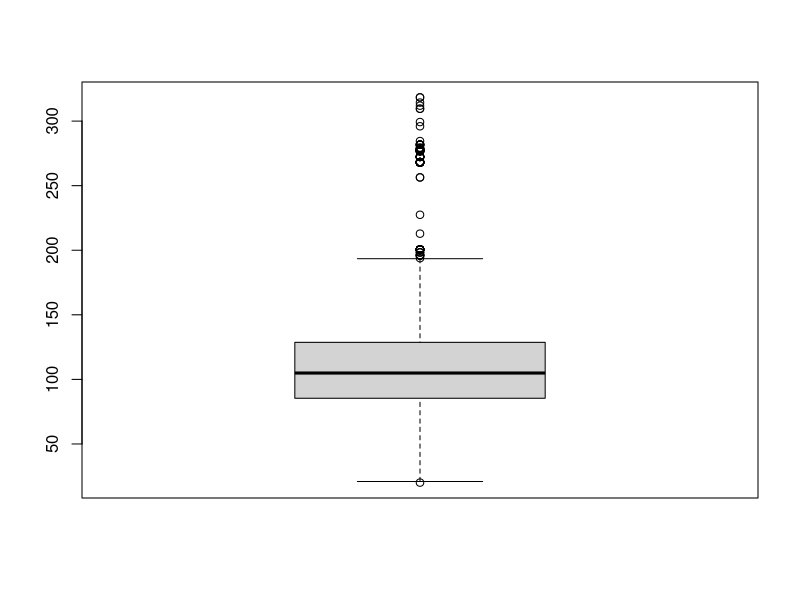
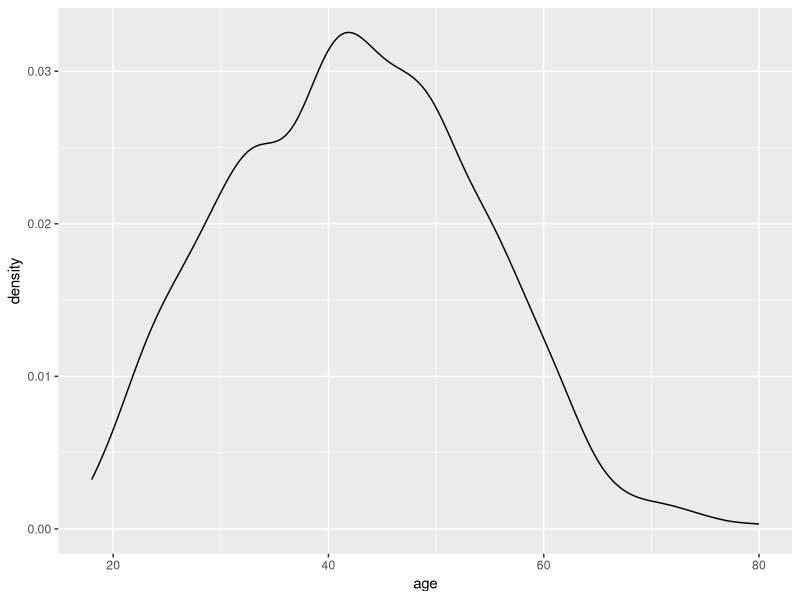
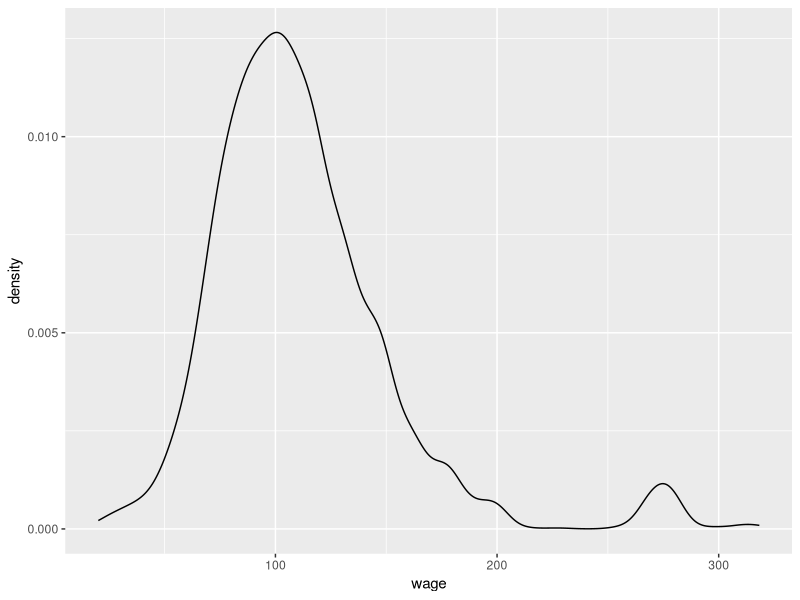
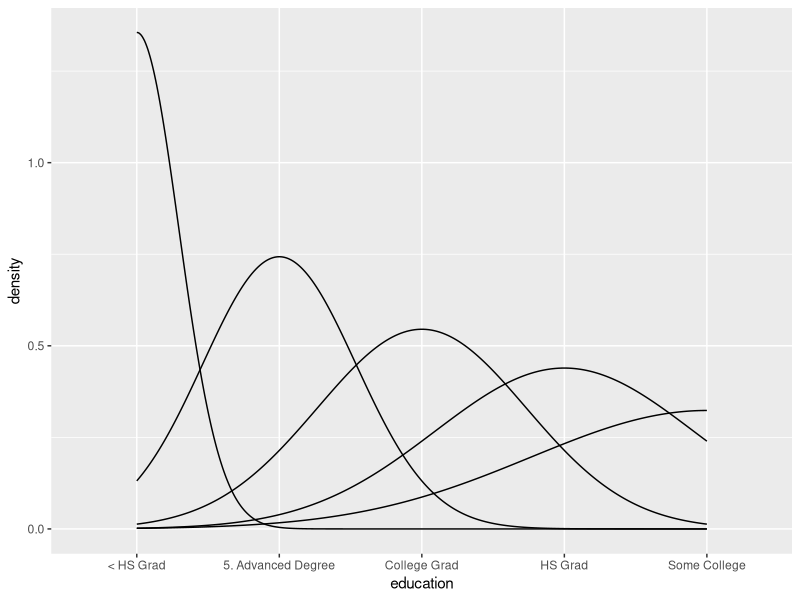
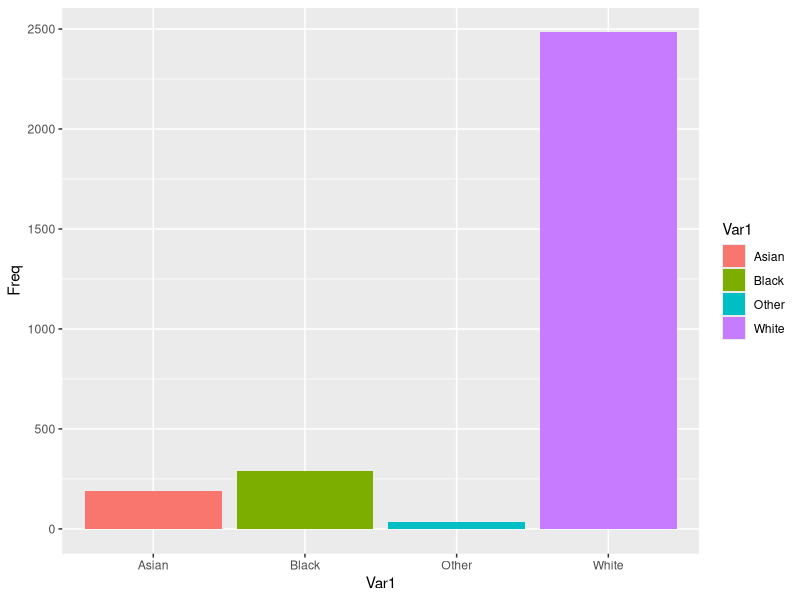
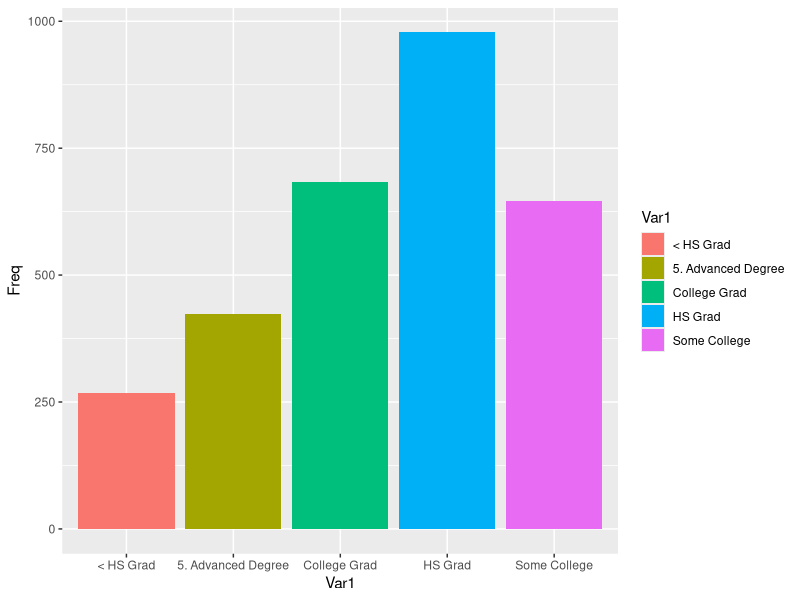
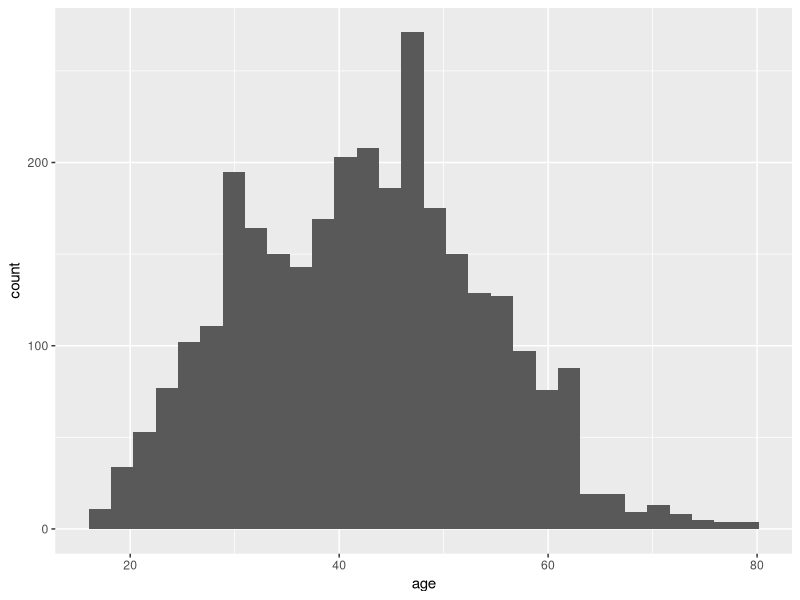

The R script that drew these images, in order:
## ---- chunk 1
knitr::opts_chunk$set(echo = TRUE)
## ---- chunk 2
#Loading libraries
library(dplyr) ##Data manipulation
library(ggplot2) ##Data manipulation
## ---- chunk 3
##Loading data
wage <- read.csv("Wage.csv",stringsAsFactors = FALSE)
## ---- chunk 4
##Removing index column
wage<- select(wage, -X)
wage
## ---- chunk 5
## Dimension of data
dim(wage)
## ---- chunk 6
print("No. of rows: ")
nrow(wage)
## ---- chunk 7
cat("No. of rows: ", nrow(wage))
cat("\nNo. of columns: ", ncol(wage))
## ---- chunk 8
##Name of heading or name of columns
colnames(wage)
## ---- chunk 9
row.names(wage)
## ---- chunk 10
head(wage)
## ---- chunk 11
heat.colors(11, alpha = 1)
wage
## ---- chunk 12
table(wage$education)

table(wage$race)

table(wage$jobclass)


table(wage$health)


table(wage$health_ins)
## ---- chunk 13
colSums(is.na(wage))
## ---- chunk 14
##education and health_ins is qualitative values so we use mode for the missing value
wage$education[is.na(wage$education)]<- names(table(wage$education)) [table(wage$education)== max(table(wage$education))]
wage$health_ins[is.na(wage$health_ins)]<- names(table(wage$health_ins)) [table(wage$health_ins)== max(table(wage$health_ins))]
## ---- chunk 15
## wage is quantitave value so we use median for those missing values
wage$wage[is.na(wage$wage)]<-median(wage$wage, na.rm = TRUE)
## ---- chunk 16
colSums(is.na(wage))

## ---- chunk 17
##Removing the region column
wage<- select(wage, -region)
wage
## ---- chunk 18
colSums(is.na(wage))
## ---- chunk 19
wage$health_ins[wage$health_ins== "1. Yes"]<-"Yes"
wage$health_ins[wage$health_ins== "2. No"] <- "No"
wage$health[wage$health== "<=Good"] <- "Good"
wage$health[wage$health== ">=Very Good"] <- "Very Good"

## ---- chunk 20
cat("maximum value of wage paid is: ", max(wage$wage))
cat("\nminimum age of people in data: ", min(wage$age))
## ---- chunk 21
mean_wage<-mean(wage$wage)
med_age<- median(wage$age)
cat("average of wage is: ",mean_wage," and median of age is: ",med_age)
## ---- chunk 22
#calculation of mode
mod_marital<-names(table(wage$maritl))[table(wage$maritl)== max(table(wage$maritl))]
cat("most repeated value in marital column is: ",mod_marital)
## ---- chunk 23
#Calcualtion of range(largest value - smallest value)
range_logwage<- range(wage$logwage)
cat("Range of logwage is: ",range_logwage)
## ---- chunk 24
cat("  quantile of age is\n")
quantile(wage$age,c(0.0,0.2,0.4,0.6,0.8,1.0))
quan_age<-quantile(wage$age,c(0.0,0.2,0.4,0.6,0.8,1.0))
cat(" quantiles of age is", quan_age)
## ---- chunk 25
var(wage$wage)
## ---- chunk 26
sd_wage<-sd(wage$wage)
sd_wage
mean(wage$wage)

## ---- chunk 27
summary(wage)
boxplot(wage$wage)
## ---- chunk 28
str(wage)
## ---- chunk 29
cor(wage%>% select(wage, age, logwage))
## ---- chunk 30
ggplot(data = wage, aes(age))+ geom_density()
ggplot(data = wage, aes(wage))+ geom_density()
ggplot(data = wage, aes(education))+ geom_density()
## ---- chunk 31
ggplot(as.data.frame(table(wage$race)), aes(Var1,Freq))+geom_col(aes(fill= Var1))
ggplot(as.data.frame(table(wage$education)), aes(Var1,Freq))+geom_col(aes(fill= Var1))
## ---- chunk 32
#Histogram
ggplot(data = wage, aes(age))+geom_histogram()

